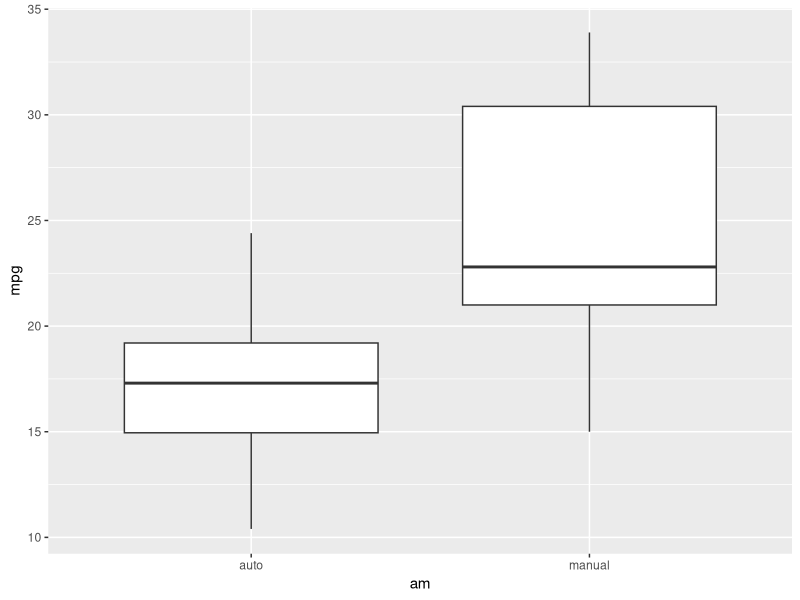
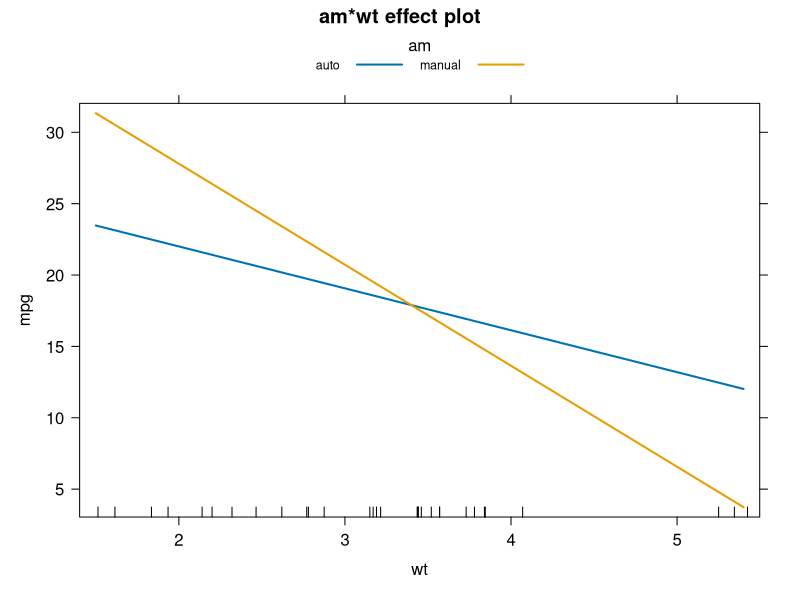
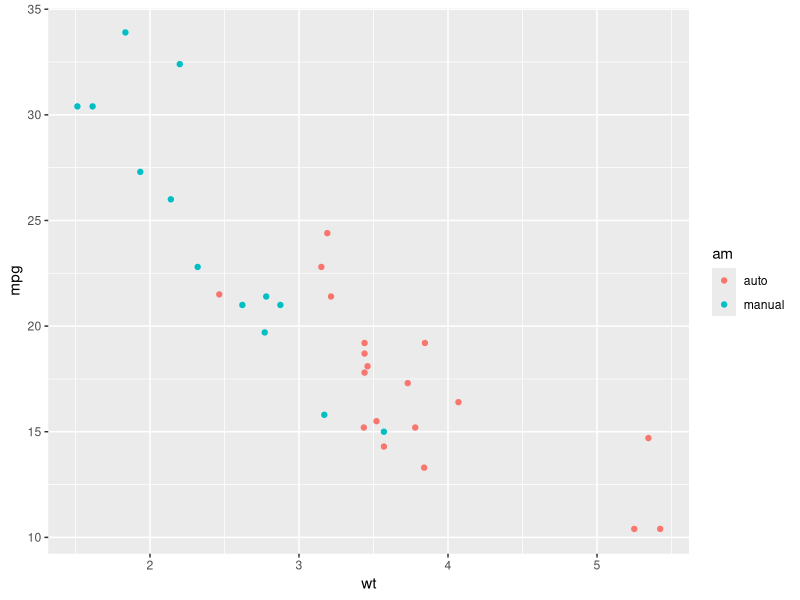
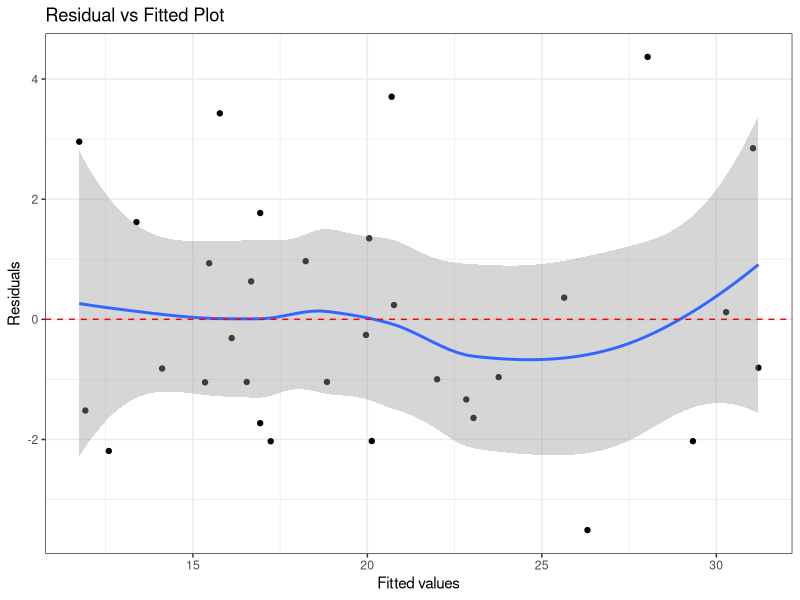
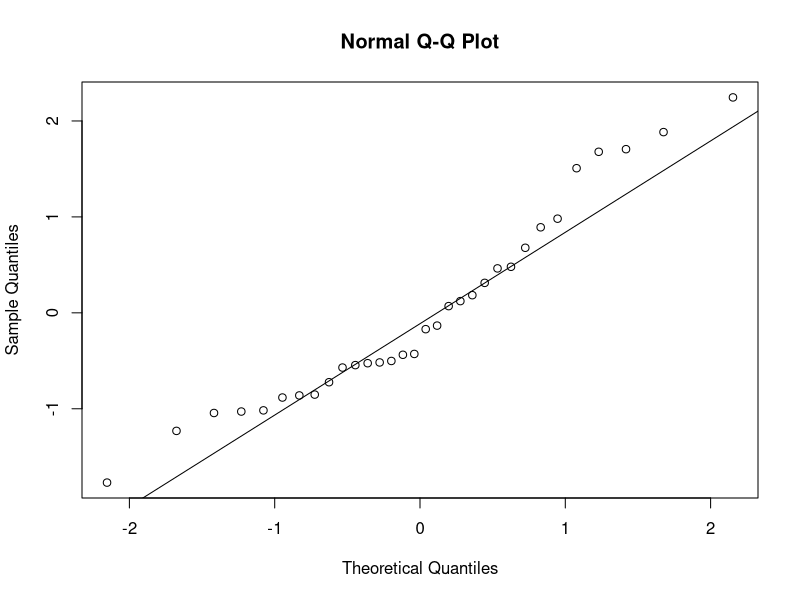

Recreate these plots in R, in order. (Note: this script raises an error after producing the figures.)
## ---- chunk 1
library(ggplot2)
library(effects)

figures <- c("Figure 1. \"Sample of data and distribution of am variable\"",
             "Figure 2. \"Boxplot showing mpg vs am\"",
             "Figure 3. \"Naive linear model of mpg ~ am\"",
             "Figure 4. \"Linear model found using step with y ~ .\"",
             "Figure 5. \"Linear model with interactions between am and wt\"",
             "Figure 6. \"Interaction plot between am and wt\"",
             "Figure 7. \"Scatterplot of wt and mpg with color representing am\"",
             "Figure 8. \"Residuals plot and residuals QQ plot\"",
             "Figure 9. \"95% confidence intervals for the estimates\"")

## ---- chunk 2
# Do a little cleanup on the dataset to convert some of the variables
# to factors from numeric.
mtcars$am   <- factor(mtcars$am, labels = c("auto", "manual"))
mtcars$cyl  <- as.factor(mtcars$cyl)
mtcars$vs   <- as.factor(mtcars$vs)
mtcars$gear <- as.factor(mtcars$gear)
## ---- chunk 3
# The fitted linear models we examine in this analysis
# The simple linear regression model
slr.fit          <- lm(mpg ~ am, data = mtcars)
# The model found using step()
step.fit         <- step(lm(mpg ~ ., data = mtcars), trace = 0)
# The model with an interaction between wt and am
interactions.fit <- lm(mpg ~ am*wt + qsec, data = mtcars)
## ---- chunk 4
# A naive linear model to start
slr.fit <- summary(lm(mpg ~ am, data = mtcars))
# coefficient for am
slope <- round(slr.fit$coef[2], 3)
# R squared
rsqr <- round(slr.fit$r.squared, 3)
# p-value for am coefficient
pv <- round(slr.fit$coef[2,4], 5)
# NOTE: Need to convert pv to character or knitr errors out :-/
pv <- as.character(pv)
## ---- chunk 5
step.fit <- summary(step(lm(mpg ~ ., data = mtcars), trace = 0))
# R squared
rsqr <- round(step.fit$adj.r.squared, 3)
wt.coef <- round(step.fit$coef[2], 2)
## ---- chunk 6
summ.interactions.fit <- summary(interactions.fit)
# R squared
rsqr <- round(summ.interactions.fit$adj.r.squared, 3)
## ---- chunk 7
head(mtcars)
table(mtcars$am)
## ---- chunk 8
ggplot(mtcars, aes(x = am, y = mpg)) +
    geom_boxplot()
## ---- chunk 9
print(slr.fit$coef)
## ---- chunk 10
print(step.fit$coef)
## ---- chunk 11
print(summary(interactions.fit)$coef)
## ---- chunk 12
plot(effect("am:wt", interactions.fit), multiline = TRUE)
## ---- chunk 13
ggplot(mtcars, aes(x = wt, y = mpg, color = am)) +
    geom_point()
## ---- chunk 14
p1<-ggplot(interactions.fit, aes(.fitted, .resid))+geom_point()
p1<-p1+stat_smooth(method="loess")+geom_hline(yintercept=0, col="red", linetype="dashed")
p1<-p1+xlab("Fitted values")+ylab("Residuals")
p1<-p1+ggtitle("Residual vs Fitted Plot")+theme_bw()
p1

p2<-ggplot(interactions.fit, aes(qqnorm(.stdresid)[[1]], .stdresid))+geom_point(na.rm = TRUE)
p2<-p2+geom_abline(aes(qqline(.stdresid)))+xlab("Theoretical Quantiles")+ylab("Standardized Residuals")
p2<-p2+ggtitle("Normal Q-Q")+theme_bw()
p2
## ---- chunk 15
# Generating confidence intervals for estimates for the
# final model with interactions
coefs <- summary(interactions.fit)$coef; cis <- data.frame()
for (i in 1:nrow(coefs)) {
    ci <- coefs[i, 1] + c(-1, 1) * qt(.975, df = interactions.fit$df) * coefs[i, 2]
    name = dimnames(coefs)[[1]][i][1]
    cis <- rbind(cis, data.frame(name = name, lower = ci[1], upper = ci[2]))
}
print(cis)
## ---- chunk 16

## ---- chunk 17

## ---- chunk 18
